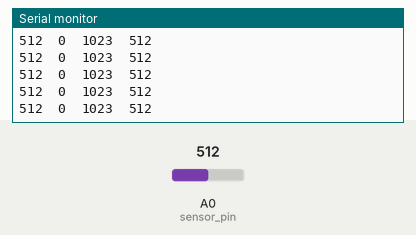
Recording of a sketch running on a simulated Arduino Uno, built with avr-gcc and run on an emulated ATmega328P. Parts: the last lines printed to the serial monitor. Inputs (shaded band) come from the test bench; at power-on: A0 (sensor_pin) = 512.

Above: at 5.7 s.
5.8 s: A0 (sensor_pin) set to 109
At 6.6 s:
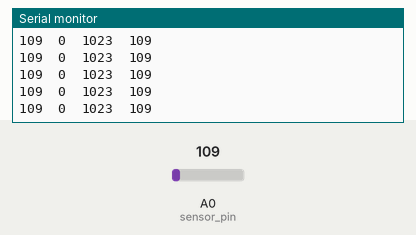
7.3 s: A0 (sensor_pin) set to 93
At 8.4 s:
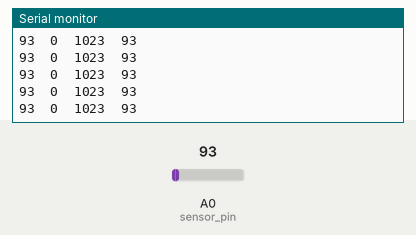
Timing chart, 0 to 9.8 s (numbered marks = the images above; inputs shaded):
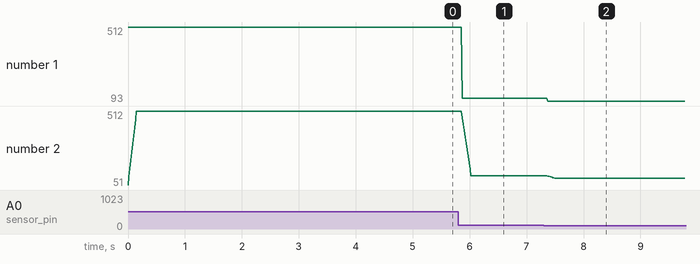

Measured:
- after the input at 5.8 s, the serial monitor: prints a new line after 0.07 s (image 1)
- after the input at 7.3 s, the serial monitor: prints a new line after 0.07 s (image 2)
- plotted number 1: 512 → 109 after the input at 5.8 s, 109 → 93 after the input at 7.3 s
- plotted number 2: 512 → 109 after the input at 5.8 s, 109 → 93 after the input at 7.3 s

The sketch:

ir-test.ino
```cpp
int sensor_pin = A0; // pin of the ir sensor
int in_val = 0; // Raw value of sensor
int smooth_val = 0; // Smoothed value from sensor

int tick_count = 0; // Number of cycles so far

// Usef for averaging
const int SAMPLE_SIZE = 10;
int samples[SAMPLE_SIZE];
int total = 0;

void setup() {
  Serial.begin(9600);
}

void loop() {
  in_val = analogRead(sensor_pin);
  int sample_index = tick_count % SAMPLE_SIZE;

  total -= samples[sample_index];
  samples[sample_index] = in_val;
  total += samples[sample_index];

  smooth_val = total / SAMPLE_SIZE;

  Serial.print(in_val);  // Raw value
  Serial.print("\t");

  Serial.print(0);  // Min
  Serial.print("\t");
  Serial.print(1023);  // Max
  Serial.print("\t");

  Serial.print(smooth_val);
  Serial.println();

  tick_count += 1;
}
```
